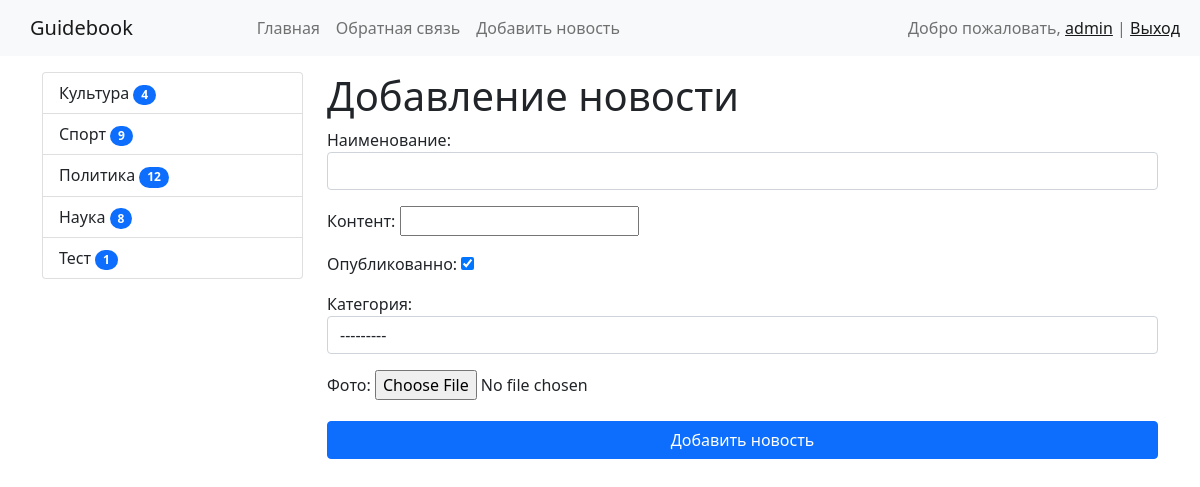
The page /news/add-news/ (signed in) on the database as committed earlier.
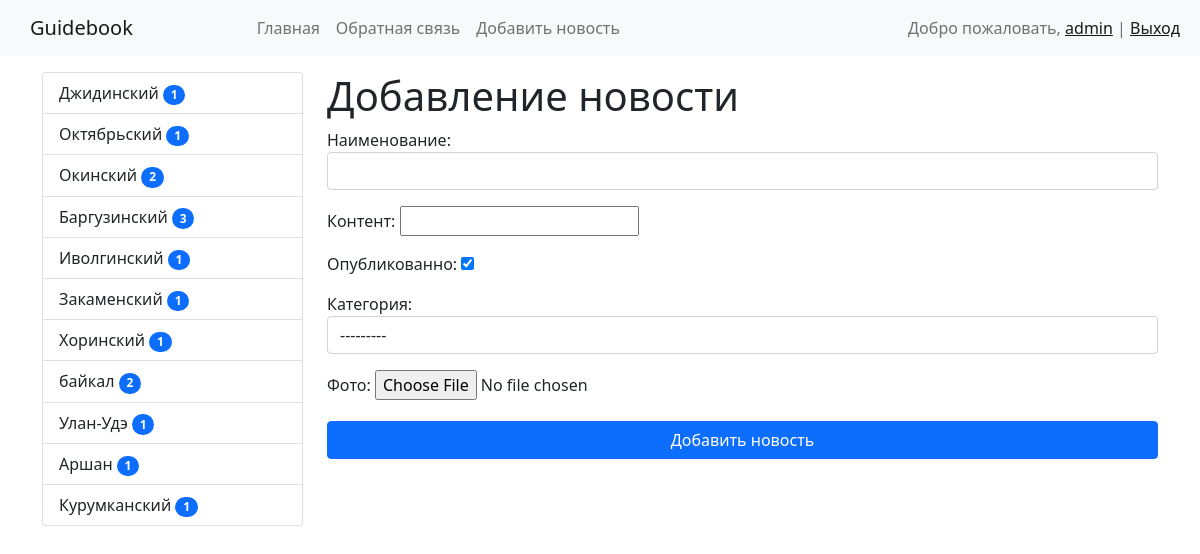
The same page on the database as committed later.
### news/models.py (models this page shows)
class Category(models.Model):
    title = models.CharField(max_length=150, db_index=True, verbose_name='Наименование категории')
    class Meta:
        verbose_name = 'Категорию'
        verbose_name_plural = 'Категории'
        ordering = ['title']
    def __str__(self):
        return self.title
    def get_absolute_url(self):
        return reverse('category', kwargs={'category_id': self.pk})

### news/views.py (the view, shortened to what this page needs)
# urls.py: path('news/add-news/', CreateNews.as_view(), name='add_news'),
class CreateNews(LoginRequiredMixin, UserPassesTestMixin, CreateView):
    form_class = NewsForm
    template_name = 'news/add_news.html'
    raise_exception = True
    success_url = reverse_lazy('home')
    def get_context_data(self, **kwargs):
        context = super(CreateNews, self).get_context_data(**kwargs)
        context['action'] = 'Добавление'
        return context
    def test_func(self):
        return self.request.user.is_authenticated and self.request.user.is_staff

### news/forms.py (shortened to what this page needs)
class NewsForm(forms.ModelForm):
    content = forms.CharField(widget=CKEditorUploadingWidget(), label='Контент')
    class Meta:
        model = News
        fields = ['title', 'content', 'is_published', 'category', 'photo']
        widgets = {
            'title': forms.TextInput(attrs={'class': 'form-control'}),
            'content': forms.Textarea(attrs={'class': 'form-control', 'rows': 5}),
            'category': forms.Select(attrs={'class': 'form-control'}),
        }

### news/templatetags/news_tags.py (called while the page is built)
@register.inclusion_tag('news/list_categories.html')
def show_categories():
    categories = Category.objects.annotate(cnt=Count('news', filter=F('news__is_published'))).filter(cnt__gt=0)
    return {'categories': categories}

### news/templates/news/add_news.html (shortened to what this page needs)
{% extends 'base.html' %}
{% block sidebar %}
    {% include 'inc/_sidebar.html' %}
{% endblock %}
{% block content %}
    <h1>{{ action }} новости</h1>
    {% if action == 'Добавление' %}
    <form action='{% url 'add_news' %}' method="post" enctype="multipart/form-data">
    {% else %}
        <form method="post" enctype="multipart/form-data">
    {% endif %}
        {{ form.as_p }}
        <button type="submit" class="btn btn-primary" style="width: 100%;margin: 5px auto;">Добавить новость</button>
    </form>
{% endblock %}

### templates/base.html (shortened to what this page needs)
{% load static %}
{% load cache %}
<!doctype html>
<html lang="en">
<head>
    <link href="{% static 'bootstrap/css/bootstrap.min.css' %}" rel="stylesheet">
    <link href="{% static 'css/admin.css' %}" rel="stylesheet">
</head>
<body>
{% include 'inc/_nav.html' %}
<div class="container mt-3">
    <div class="row">
        <div class="col-md-3">
            {% block sidebar %}SIDEBAR{% endblock %}
        </div>
        <div class="col-md-9">
            {% block content %}CONTENT{% endblock %}
        </div>
    </div>
</div>
</body>
</html>

### templates/inc/_nav.html (shortened to what this page needs)
<nav class="navbar navbar-expand-lg navbar-light bg-light">
    <a style="padding-right: 100px; padding-left: 30px;" class="navbar-brand" href="{% url 'home' %}">Guidebook</a>
    <div class="collapse navbar-collapse" id="navbarSupportedContent">
        <ul class="navbar-nav mr-auto">
            <li class="nav-item"><a class="nav-link" href="{% url 'home' %}">Главная</a></li>
            <li class="nav-item"><a class="nav-link" href="{% url 'contact' %}">Обратная связь</a></li>
            {% if request.user.is_authenticated and request.user.is_staff %}
                <li class="nav-item"><a class="nav-link" href="{% url 'add_news' %}">Добавить новость</a></li>
            {% endif %}
        </ul>
        <span class="navbar-text position-absolute text-opacity-25 end-0">
        {% if request.user.is_authenticated %}
            Добро пожаловать, <a href="{% url 'profile' %}">{{ user.username }}</a> | <a style="padding-right: 20px;" href="{% url 'logout' %}">Выход</a>
        {% else %}
            <a href="{% url 'register' %}">Регистрация</a> | <a style="padding-right: 20px;" href="{% url 'login' %}">Вход</a>
        {% endif %}
        </span>
    </div>
</nav>

### templates/inc/_sidebar.html (shortened to what this page needs)
{% load news_tags %}
{% show_categories %}

### news/templates/news/list_categories.html
<div class="list-group">
    {% for item in categories %}
        <a href="{{ item.get_absolute_url }}"
           class="list-group-item list-group-item-action">{{ item.title }}
            <span class="badge bg-primary rounded-pill">{{ item.cnt }}</span></a>
    {% endfor %}
</div>

Rows that differ between the two databases and show on the page:
removed Category: title "Культура", cnt "4"
removed Category: title "Спорт", cnt "9"
removed Category: title "Политика", cnt "12"
removed Category: title "Наука", cnt "8"
removed Category: title "Тест", cnt "1"
added Category: title "Джидинский", cnt "1"
added Category: title "Октябрьский", cnt "1"
added Category: title "Окинский", cnt "2"
added Category: title "Баргузинский", cnt "3"
added Category: title "Иволгинский", cnt "1"
added Category: title "Закаменский", cnt "1"
added Category: title "Хоринский", cnt "1"
added Category: title "байкал", cnt "2"
added Category: title "Улан-Удэ", cnt "1"
added Category: title "Аршан", cnt "1"
added Category: title "Курумканский", cnt "1"
